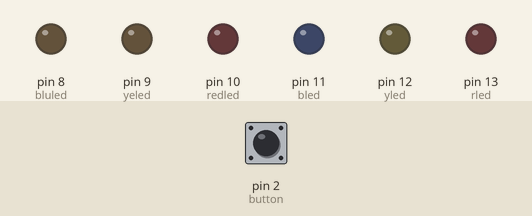
This sketch was run on a simulated Arduino Uno, built with avr-gcc and run on an emulated ATmega328P. Shown: output pins drawn as LEDs (lit = HIGH). Inputs (shaded band) come from the test bench; at power-on: pin 2 (button) HIGH.

Above: at 1.2 s.
1.3 s: pin 2 (button) pulled LOW for 0.15 s
At 1.42 s:
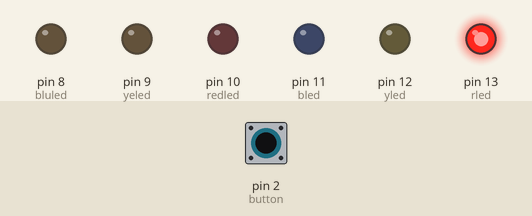
4.3 s: pin 2 (button) pulled LOW for 1 s
At 4.67 s:
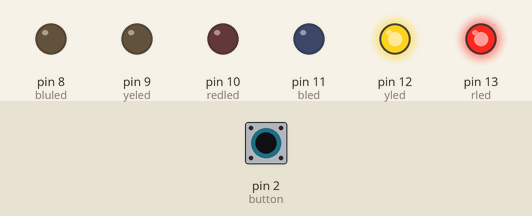
7.3 s: pin 2 (button) pulled LOW for 3.2 s
At 7.92 s:
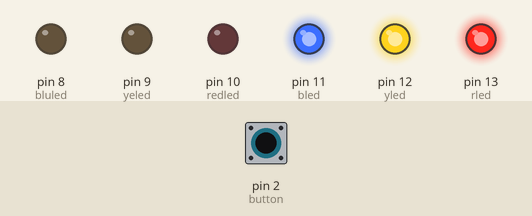
Timing chart, 0 to 14.6 s (numbered marks = the images above; inputs shaded):
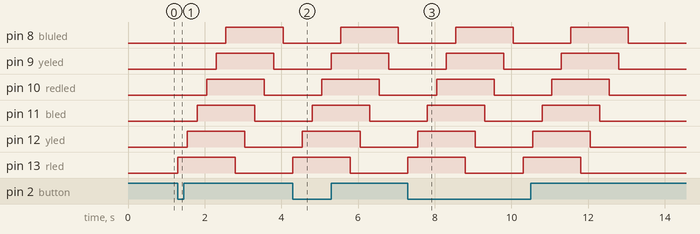

Measured:
- after the input at 1.3 s, pin 8 (bluled): LOW → HIGH after 1.3 s, → LOW 1.5 s later; pin 9 (yeled): LOW → HIGH after 1.0 s, → LOW 1.5 s later; pin 10 (redled): LOW → HIGH after 0.75 s, → LOW 1.5 s later; pin 11 (bled): LOW → HIGH after 0.50 s, → LOW 1.5 s later; pin 12 (yled): LOW → HIGH after 0.25 s, → LOW 1.5 s later
- after the input at 4.3 s, pin 8 (bluled): LOW → HIGH after 1.3 s, → LOW 1.5 s later; pin 9 (yeled): LOW → HIGH after 1.0 s, → LOW 1.5 s later; pin 10 (redled): LOW → HIGH after 0.75 s, → LOW 1.5 s later; pin 11 (bled): LOW → HIGH after 0.50 s, → LOW 1.5 s later; pin 12 (yled): LOW → HIGH after 0.25 s, → LOW 1.5 s later
- after the input at 7.3 s, pin 8 (bluled): alternates HIGH for 1.5 s and LOW for 1.5 s, 4 changes in all, then stays LOW, starting after 1.3 s; pin 9 (yeled): alternates HIGH for 1.5 s and LOW for 1.5 s, 4 changes in all, then stays LOW, starting after 1.0 s

The sketch:

button.ino
```cpp
int rled=13;
int button=2;
int yled=12;
int bled=11;
int redled=10;
int yeled=9;
int bluled=8;

const int Time=250;

void setup() {
  pinMode(rled,OUTPUT);
  pinMode(button,INPUT);
  pinMode(yled,OUTPUT);
  pinMode(bled,OUTPUT);
  pinMode(redled,OUTPUT);
  pinMode(yeled,OUTPUT);
  pinMode(bluled,OUTPUT);
}

void loop() {
  if (digitalRead(2)!=HIGH){
  digitalWrite(rled,HIGH);
  delay(Time);
  digitalWrite(yled,HIGH);
  delay(Time);
  digitalWrite(bled,HIGH);
  delay(Time);
  digitalWrite(redled,HIGH);
  delay(Time);
  digitalWrite(yeled,HIGH);
  delay(Time);
  digitalWrite(bluled,HIGH);
  delay(Time);
  digitalWrite(rled,LOW);
  delay(Time);
  digitalWrite(yled,LOW);
  delay(Time);
  digitalWrite(bled,LOW);
  delay(Time);
  digitalWrite(redled,LOW);
  delay(Time);
  digitalWrite(yeled,LOW);
  delay(Time);
  digitalWrite(bluled,LOW);
  delay(Time);
  }
  else{
  digitalWrite(rled,LOW);
  digitalWrite(yled,LOW);
  digitalWrite(bled,LOW);
  digitalWrite(redled,LOW);
  digitalWrite(yeled,LOW);
  digitalWrite(bluled,LOW);
  }
}
```
